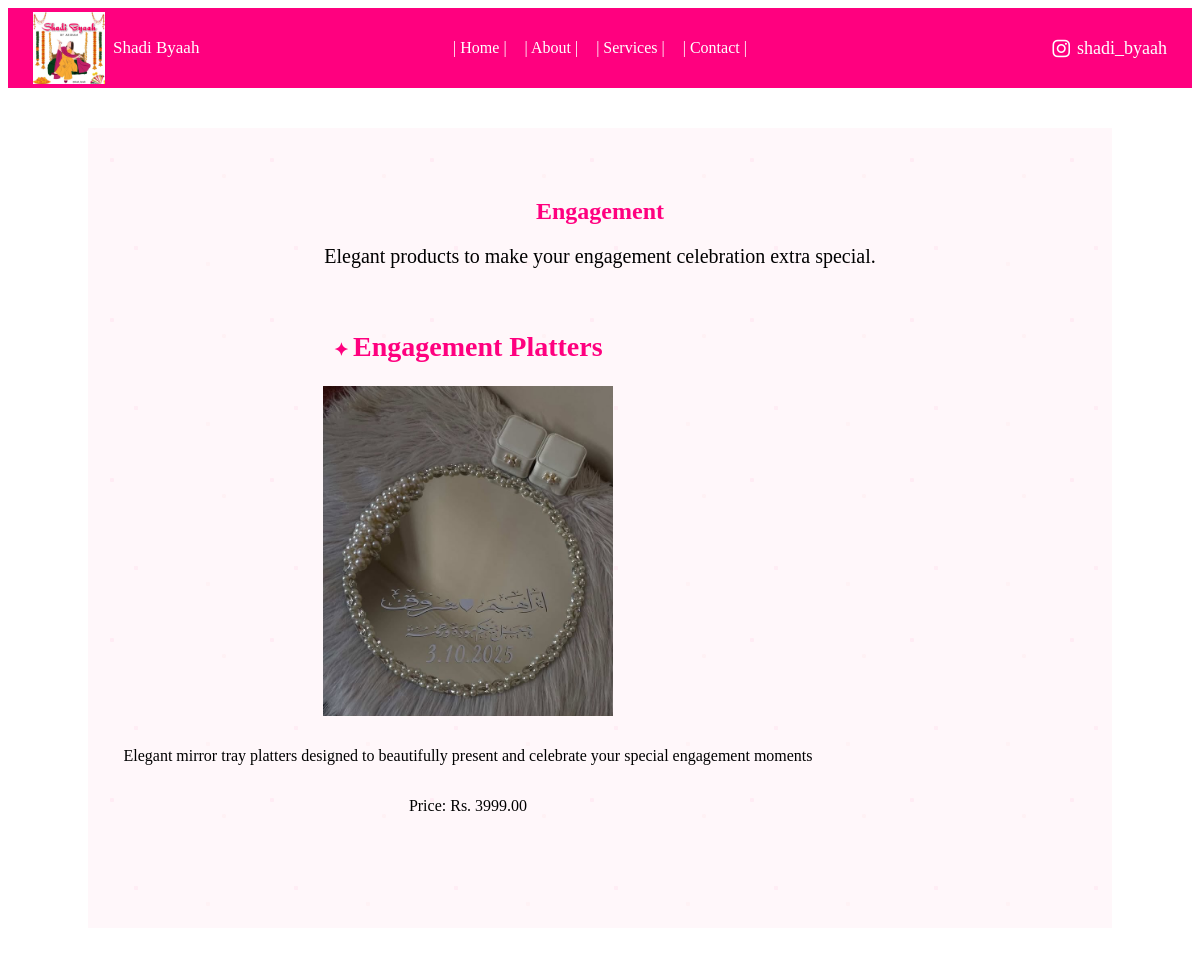
Page /engagement/ on the committed database.
### home/models.py (models this page shows, shortened)
class ProductImage(models.Model):
    product = models.ForeignKey(
        Product,
        on_delete=models.CASCADE,
        related_name='images'
    )
    image = models.CharField(max_length=255)

class Product(models.Model):
    CATEGORY_CHOICES = [
        ('mehndi_favors', 'Mehndi Favors'),
        ('wedding_favours', 'Wedding Favours'),
        ('nikah_essentials', 'Nikah Essentials'),
        ('bridal_shower', 'Bridal Shower'),
        ('baby_shower', 'Baby Shower'),
        ('wedding_cards', 'Wedding Cards'),
        ('floral_jewellery', 'Floral Jewellery'),
        ('engagement', 'Engagement'),
    ]
    CUSTOMIZATION_CHOICES = [
        ('full', 'Full Customization'),
        ('name_only', 'Name Only'),
        ('none', 'No Customization'),
    ]
    name = models.CharField(max_length=200)
    category = models.CharField(max_length=50, choices=CATEGORY_CHOICES)
    description = models.TextField()
    price = models.DecimalField(
        max_digits=10,
        decimal_places=2,
        null=True,
        blank=True
    )
    customization_type = models.CharField(
        max_length=20,
        choices=CUSTOMIZATION_CHOICES,
        default='none'
    )

### home/views.py (the view)
# urls.py: path('engagement/', views.engagement, name='engagement'),
def engagement(request):
    products = Product.objects.filter(category='engagement')
    return render(request, 'engagement.html', {'products': products})

### templates/engagement.html (shortened to what this page needs)
{% load static %}
<!DOCTYPE html>
<html lang="en">
<head>
    <link rel="stylesheet" href="{% static 'css/style.css' %}">
    <link rel="stylesheet" href="https://cdnjs.cloudflare.com/ajax/libs/font-awesome/6.5.2/css/all.min.css">
</head>
<body>
<header>
    <div class="header-left">
        <img src="{% static 'images/logo.jpeg' %}" alt="Shadi Byaah Logo">
        <span>Shadi Byaah</span>
    </div>
    <nav>
        <a href="{% url 'home' %}">| Home |</a>
        <a href="#">| About |</a>
        <a href="#">| Services |</a>
        <a href="#">| Contact |</a>
    </nav>
    <div class="header-right">
        <i class="fa-brands fa-instagram"></i>
        <span>shadi_byaah</span>
    </div>
</header>
<main>
    <section class="products">
        <h1>Engagement</h1>
        <p>Elegant products to make your engagement celebration extra special.</p>
        <a class="product-container">
            {% for product in products %}
               <a href="{% url 'product_detail' product.id %}" class="product-card">
                    <div class="product-slider">
                        {% for image in product.images.all %}
                            <img src="{% static 'images/' %}{{ image.image }}" alt="{{ product.name }}">
                        {% endfor %}
                    </div>
                    <h2>{{ product.name }}</h2>
                    <p>{{ product.description }}</p>
                    {% if product.price %}
                        <p>Price: Rs. {{ product.price }}</p>
                    {% endif %}
                </a>
            {% endfor %}
    </section>
</main>
</body>
</html>

### static/css/style.css (style rules this page uses)
header { background-color: #FF007F; position: relative; height: 80px; display: flex; align-items: center; justify-content: center; }
.header-left { position: absolute; left: 25px; top: 50%; transform: translateY(-50%); display: flex; align-items: center; gap: 8px; }
.header-left img { width: 72px; height: 72px; object-fit: contain; }
.header-left span { font-family: "DM Serif Display", serif; font-size: 17px; color: white; }
header nav { display: flex; gap: 18px; align-items: center; }
header nav a { color: white; text-decoration: none; font-family: "Playfair Display", serif; font-size: 16px; }
.header-right { position: absolute; right: 25px; top: 50%; transform: translateY(-50%); display: flex; align-items: center; gap: 7px; color: white; font-family: "Playfair Display", serif; font-size: 18px; }
.header-right i { font-size: 20px; color: white; }
main { min-height: calc(100vh - 140px); display: flex; align-items: center; justify-content: space-between; padding: 40px 80px; box-sizing: border-box; }
.products { background-color: #fff7fa; background-image: radial-gradient( circle at 15% 20%, rgba(255, 105, 180, 0.08) 0 2px, transparent 2.5px ), radial-gradient( circle at 85% 30%, rgba(255, 182, 193, 0.09) 0 2px, transparent 2.5px ), radial-gradient( circle at 30% 75%, rgba(255, 105, 180, 0.07) 0 2px, transparent 2.5px ), radial-gradient( circle at 75% 85%, rgba(255, 182, 193, 0.08) 0 2px, transparent 2.5px ); background-size: 160px 160px; background-repeat: repeat; min-height: 100vh; padding: 50px 30px; width: 100%; box-sizing: border-box; }
.products h1 { color: #FF007F; font-family: "DM Serif Display", serif; text-align: center; }
.product-card { text-decoration: none; color: inherit; }
.product-card h2 { color: #FF007F; font-family: "DM Serif Display", serif; font-size: 28px; }
.product-card h2::before { content: "✦ "; font-size: 18px; }
.product-card p { font-family: "Playfair Display", serif; }
.product-slider { display: flex; overflow-x: auto; scroll-snap-type: x mandatory; width: 100%; max-width: 318px; margin: 0 auto 15px; scroll-behavior: smooth; }
.product-slider img { flex: 0 0 100%; width: 100%; height: 330px; object-fit: contain; border-radius: 10px; scroll-snap-align: start; }
.category-card, .product-container { display: flex !important; flex-direction: column !important; align-items: center !important; gap: 50px !important; max-width: 1100%; margin: 40px auto 0; }
.product-card { display: flex !important; flex-direction: column !important; align-items: center !important; width: 100%; max-width: 700px; text-align: center !important; }
.product-card .product-slider { margin: 0 auto 15px; }
.product-card h2, .product-card p, .product-card h3 { text-align: center; width: 100%; }
.products > p { text-align: center; font-size: 20px; font-family: 'Playfair Display', serif; margin-bottom: 30px; }
.product-card { display: flex; flex-direction: column; }
.product-card h2 { order: 1; }
.product-slider { order: 2; }
.product-card p { order: 3; }

### rows in the picture
Product: name "Engagement Platters", description "Elegant mirror tray platters designed to beautifully present and celebrate your special engagement moments", price "3999.00"
ProductImage: image (picture)
